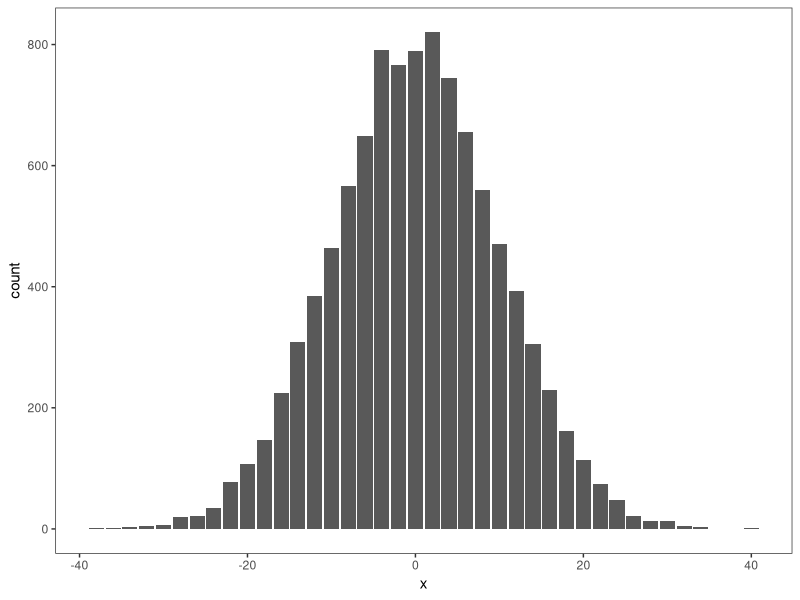

Write the R code that produced this figure.
n = 100;
num = 10000;
x = numeric(num)
y = sample(1:100, size = num, replace = TRUE)
set.seed(1234);
for (i in 1:n) {
  for (j in 1:num) {
    t = sample(c(-1,1), size = 1,
               prob = c(0.5, 0.5), replace = TRUE)
    x[j] = x[j] + t
  }
}

p = data.frame(x, y)
library(ggplot2)

ggplot(p, aes(x = x)) + geom_bar()+ 
theme_bw() + theme(panel.grid.major = element_blank(), panel.grid.minor = element_blank())


